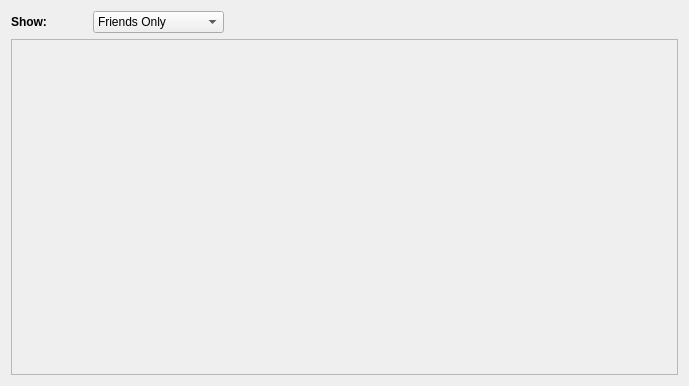
<ui version="4.0" >
 <class>PeersFeed</class>
 <widget class="QWidget" name="PeersFeed" >
  <property name="geometry" >
   <rect>
    <x>0</x>
    <y>0</y>
    <width>689</width>
    <height>386</height>
   </rect>
  </property>
  <property name="windowTitle" >
   <string>Form</string>
  </property>
  <layout class="QVBoxLayout" >
   <item>
    <layout class="QHBoxLayout" >
     <item>
      <widget class="QLabel" name="label" >
       <property name="sizePolicy" >
        <sizepolicy vsizetype="Fixed" hsizetype="Preferred" >
         <horstretch>0</horstretch>
         <verstretch>0</verstretch>
        </sizepolicy>
       </property>
       <property name="font" >
        <font>
         <weight>75</weight>
         <bold>true</bold>
        </font>
       </property>
       <property name="text" >
        <string>Show:</string>
       </property>
      </widget>
     </item>
     <item>
      <spacer>
       <property name="orientation" >
        <enum>Qt::Horizontal</enum>
       </property>
       <property name="sizeType" >
        <enum>QSizePolicy::Fixed</enum>
       </property>
       <property name="sizeHint" >
        <size>
         <width>40</width>
         <height>20</height>
        </size>
       </property>
      </spacer>
     </item>
     <item>
      <widget class="QComboBox" name="modeComboBox" >
       <property name="minimumSize" >
        <size>
         <width>100</width>
         <height>0</height>
        </size>
       </property>
       <item>
        <property name="text" >
         <string>Friends Only</string>
        </property>
       </item>
       <item>
        <property name="text" >
         <string>Friends of Friends.</string>
        </property>
       </item>
       <item>
        <property name="text" >
         <string>All Peers</string>
        </property>
       </item>
      </widget>
     </item>
     <item>
      <spacer>
       <property name="orientation" >
        <enum>Qt::Horizontal</enum>
       </property>
       <property name="sizeHint" >
        <size>
         <width>50</width>
         <height>20</height>
        </size>
       </property>
      </spacer>
     </item>
    </layout>
   </item>
   <item>
    <widget class="QFrame" name="frame" >
     <property name="sizePolicy" >
      <sizepolicy vsizetype="Expanding" hsizetype="Preferred" >
       <horstretch>0</horstretch>
       <verstretch>0</verstretch>
      </sizepolicy>
     </property>
     <property name="frameShape" >
      <enum>QFrame::StyledPanel</enum>
     </property>
     <property name="frameShadow" >
      <enum>QFrame::Raised</enum>
     </property>
    </widget>
   </item>
  </layout>
 </widget>
 <resources>
  <include location="images.qrc" />
 </resources>
 <connections/>
</ui>
